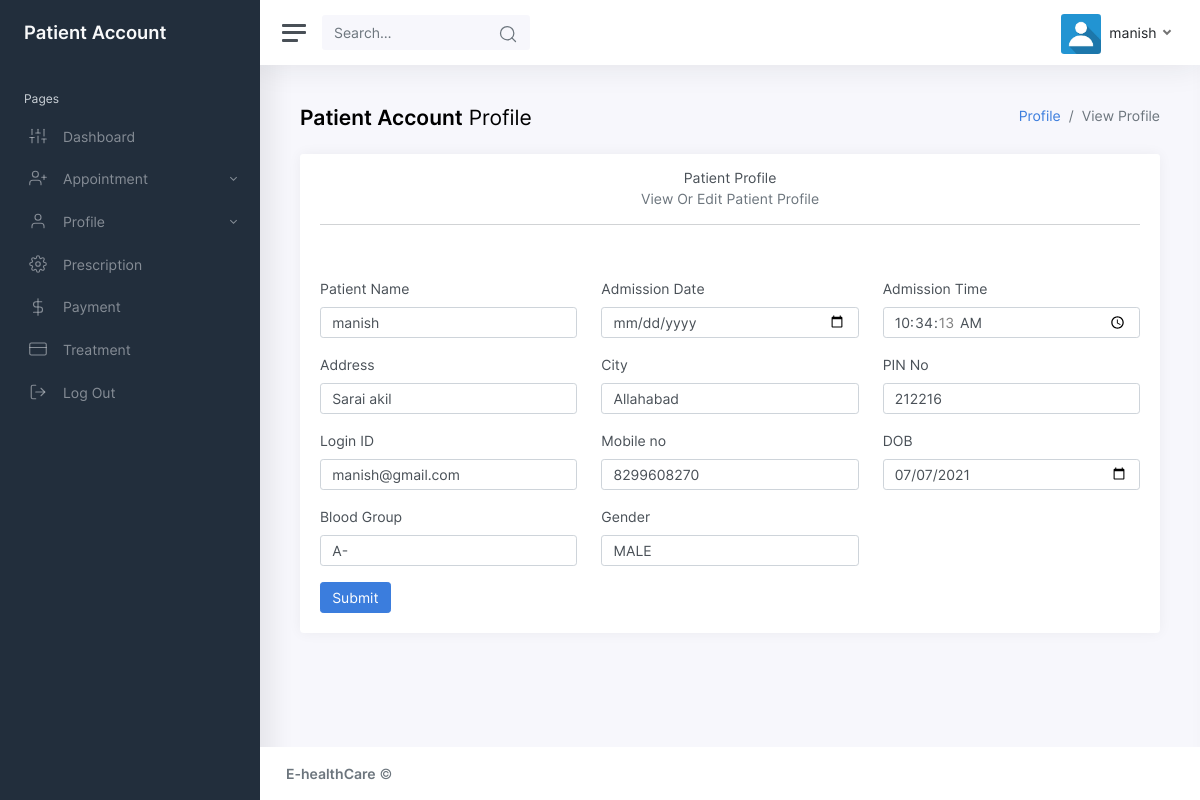
Screenshot of /users/patientprofile.php (signed in) with the database file from the repository.
### tables this page shows
CREATE TABLE `patient` (
  `patientid` int(10) NOT NULL,
  `patientname` varchar(50) NOT NULL,
  `admissiondate` date NOT NULL,
  `admissiontime` time NOT NULL,
  `address` varchar(250) NOT NULL,
  `mobileno` varchar(15) NOT NULL,
  `city` varchar(25) NOT NULL,
  `pincode` varchar(20) NOT NULL,
  `loginid` varchar(50) NOT NULL,
  `password` varchar(25) NOT NULL,
  `bloodgroup` varchar(20) NOT NULL,
  `gender` varchar(10) NOT NULL,
  `dob` date NOT NULL,
  `status` varchar(10) NOT NULL
);

### users/patientprofile.php (the view, shortened to what this page needs)
<?php
if(!isset($_SESSION['patientid']))
{
  echo "<script>window.location='http://localhost/e-health/login_page.php';</script>";
}
else
{
include("dbconnection.php");
if(isset($_SESSION['patientid']))
{
	$sql="SELECT * FROM patient WHERE patientid='$_SESSION[patientid]' ";
	$qsql = mysqli_query($con,$sql);
	$rsedit = mysqli_fetch_array($qsql);
}
?>
<!DOCTYPE html>
<html lang="en">
<head>
	<link href="css/app.css" rel="stylesheet">
</head>
<body>
	<div class="wrapper">
		<?php include("header1.php");?>
		<div class="main">
			<?php include("header.php");?>
			<main class="content">
				<div class="container-fluid p-0">
					<div class="row mb-2 mb-xl-3">
											<div class="col-auto d-none d-sm-block">
							<h3><strong>Patient Account</strong> Profile</h3>
						</div>
						<div class="col-auto ml-auto text-right mt-n1">
							<nav aria-label="breadcrumb">
								<ol class="breadcrumb bg-transparent p-0 mt-1 mb-0">
									<li class="breadcrumb-item"><a href="#">Profile</a></li>
									<li class="breadcrumb-item active" aria-current="page">View Profile</li>
								</ol>
							</nav>
						</div>
					</div>
					<div class="col-md-12">
							<div class="card">
								<div class="card-header">
									<h4 class="card-title text-center">Patient Profile</h4>
									<h6 class="card-subtitle text-muted text-center">View Or Edit Patient Profile</h6>
									<hr>
								</div>
								<div class="card-body">
									<form method="post" action="" name="frmpatprfl" onSubmit="return validateform()">
										<div class="row">
											<div class="mb-3 col-md-4">
												<label class="form-label" for="patiente">Patient Name</label>
												<input type="text" class="form-control" name="patientname" id="patientname"  value="<?php echo $rsedit[patientname]; ?>">
											</div>
											<div class="mb-3 col-md-4">
												<label class="form-label" for="admissiondate">Admission Date</label>
												<input type="date" class="form-control" name="admissiondate" id="admissiondate" value="<?php echo $rsedit[admissiondate]; ?> ">
											</div>
										<div class="mb-3 col-md-4">
											<label class="form-label" for="admissiontme">Admission Time</label>
											<input type="time" class="form-control" name="admissiontme" id="admissiontme" value="<?php echo $rsedit[admissiontime]; ?>">
										</div>
											<div class="mb-3 col-md-4">
												<label class="form-label" for="address">Address</label>
												<text name="address" id="address" class="form-control"> <?php echo $rsedit[address]; ?></text>
											</div>
										<div class="mb-3 col-md-4">
											<label class="form-label" for="city">City</label>
											<input type="text" class="form-control" name="city" id="city" value="<?php echo $rsedit[city]; ?>" >
										</div>
										<div class="mb-3 col-md-4" >
											<label class="form-label" for="pincode">PIN No</label>
											<input type="text" class="form-control" name="pincode" id="pincode" value="<?php echo $rsedit[pincode]; ?>"  >
										</div>
										<div class="mb-3 col-md-4" >
											<label class="form-label" for="loginid">Login ID</label>
											<input type="text" class="form-control" name="loginid" id="loginid"  value="<?php echo $rsedit[loginid]; ?>"  >
										</div>
										<div class="mb-3 col-md-4" >
											<label class="form-label" for="mobileno">Mobile no</label>
											<input type="text" class="form-control" name="mobilenumber" id="mobilenumber" value="<?php echo $rsedit[mobileno]; ?>"  >
										</div>
											<div class="mb-3 col-md-4">
												<label class="form-label" for="dateofbirth">DOB</label>
												<input type="date" class="form-control" name="dateofbirth" id="dateofbirth"  value="<?php echo $rsedit[dob]; ?>" >
											</div>
											<div class="mb-3 col-md-4">
												<label class="form-label" for="select2">Blood Group</label>
												<select name="select2" id="select2" class="form-control">
          <?php
		  $arr = array("A+","A-","B+","B-","O+","O-","AB+","AB-");
		  foreach($arr as $val)
		  {
			  if($val == $rsedit[bloodgroup])
			  {
			  echo "<option value='$val' selected>$val</option>";
			  }
			  else
			  {
				  echo "<option value='$val'>$val</option>";
			  }
		  }
		  ?>
                                                  </select>
											</div>
											<div class="mb-3 col-md-4">
												<label class="form-label" for="inputState">Gender</label>
												<select name="select3" id="select3" class="form-control">
                <?php
		  $arr = array("MALE","FEMALE");
		  foreach($arr as $val)
		  {
			  if($val == $rsedit[gender])
			  {
			  echo "<option value='$val' selected>$val</option>";
			  }
			  else
			  {
				  echo "<option value='$val'>$val</option>";
			  }
		  }
		  ?>
              </select>
											</div>
										<div>
										<button type="submit" name="submit" id="submit" class="btn btn-primary">Submit</button>
										</div>
									</form>
								</div>
							</div>
							<?php
}
?>
						</div>
				</div class="clear">
			</main>
			<?php include("footer.php");?>
		</div>
	</div>
</body>
</html>

### users/header.php (shortened to what this page needs)
<?php
include("dbconnection.php");
if(!isset($_SESSION['patientid']))
{
  echo "<script>window.location='patientlogin.php';</script>";
}
else
{
?>
  <?php
$sqlpatient = "SELECT * FROM patient WHERE patientid='$_SESSION[patientid]' ";
$qsqlpatient = mysqli_query($con,$sqlpatient);
$rspatient = mysqli_fetch_array($qsqlpatient);
?>
<nav class="navbar navbar-expand navbar-light navbar-bg">
				<a class="sidebar-toggle d-flex">
          <i class="hamburger align-self-center"></i>
        </a>
				<form class="d-none d-sm-inline-block">
					<div class="input-group input-group-navbar">
						<input type="text" class="form-control" placeholder="Search…" aria-label="Search" disabled="">
						<button class="btn" type="button">
              <i class="align-middle" data-feather="search"></i>
            </button>
					</div>
				</form>
				<div class="navbar-collapse collapse">
					<ul class="navbar-nav navbar-align">
						<li class="nav-item dropdown">
							<a class="nav-link dropdown-toggle d-none d-sm-inline-block" href="#" data-toggle="dropdown">
                <img src="img/avatars/Profile1.jpg" class="avatar img-fluid rounded mr-1" alt="Charles Hall" /> <span class="text-dark"><?php echo $rspatient[patientname]; ?></span>
              </a>
						</li>
					</ul>
				</div>
			</nav>
			<?php }?>

### rows the page displays
patient: patientname "manish", admissiontme "10:34:13", address "Sarai akil", city "Allahabad", pincode "212216", loginid "manish@gmail.com", mobilenumber "8299608270", dateofbirth "07/07/2021", select2 "A-", select3 "MALE"
